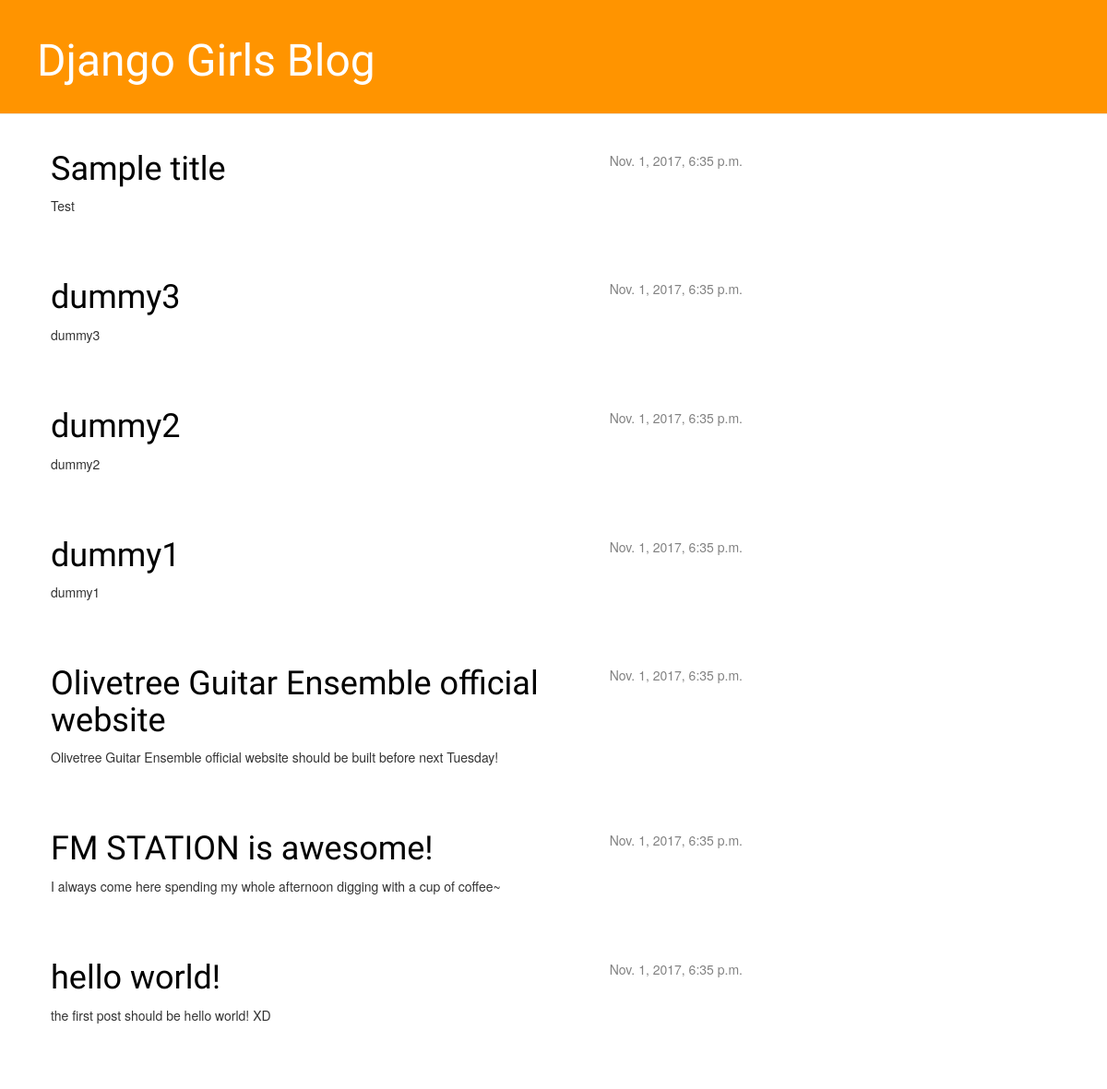
Before: / with the older database file.
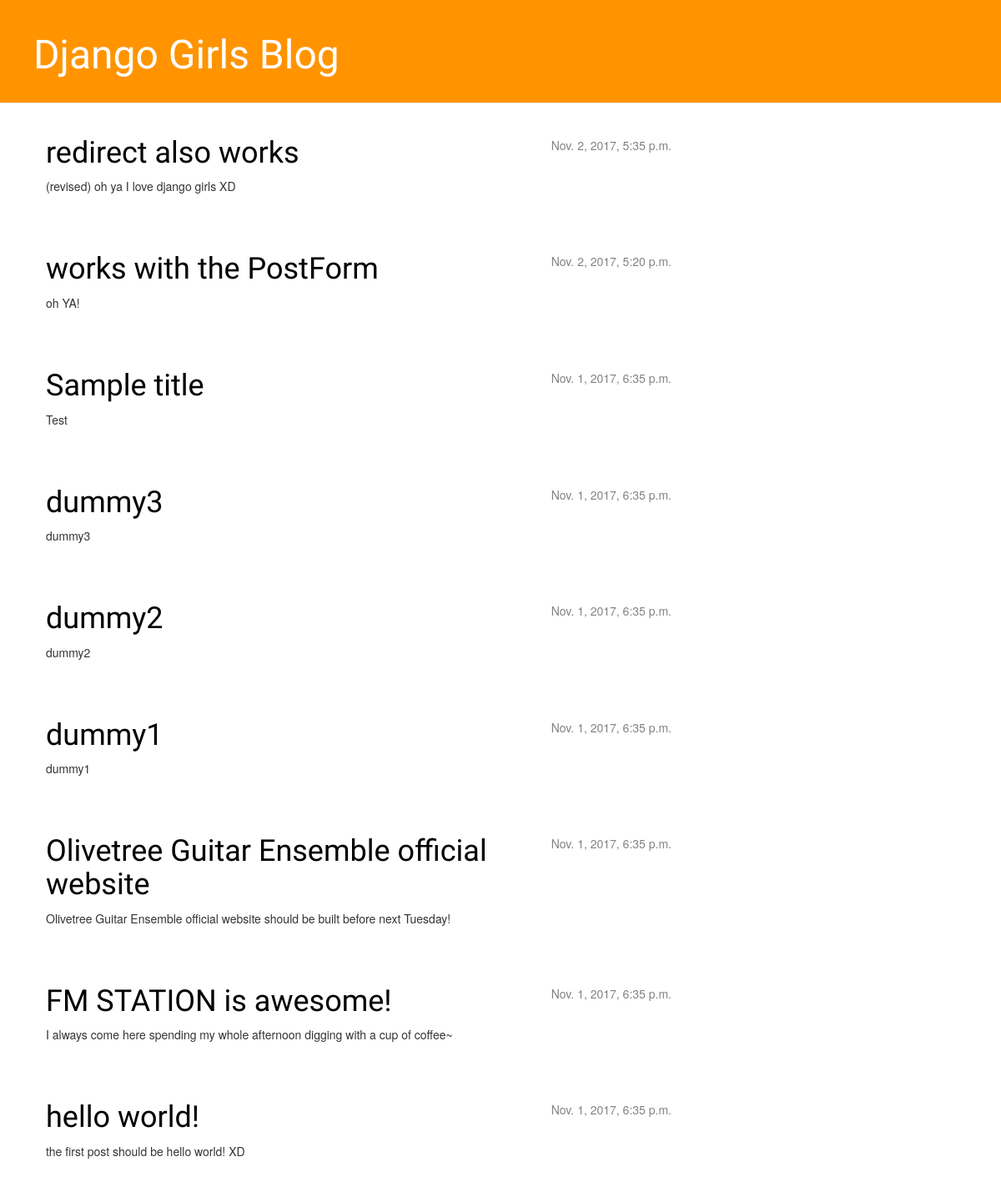
After: the same page with the newer database file.
### blog/views.py (the view)
# urls.py: url(r'^$', views.post_list, name='post_list'),
def post_list(request):
    posts = Post.objects.filter(published_date__lte=timezone.now())\
        .order_by('-published_date')
    return render(request, 'blog/post_list.html', {'posts': posts})

### blog/templates/blog/post_list.html
{% extends 'blog/base.html' %}
{% block content %}
		{% for post in posts %}
				<div class="post">
						<div class="date">
								{{ post.published_date }}
						</div>
            <h1><a href="{% url 'post_detail' pk=post.pk %}">{{ post.title }}</a></h1>
						<p>{{ post.text|linebreaksbr }}</p>
				</div>
		{% endfor %}
{% endblock %}

### blog/templates/blog/base.html (shortened to what this page needs)
{% load staticfiles %}
<html>
    <head>
        <link rel="stylesheet" href="//maxcdn.bootstrapcdn.com/bootstrap/3.2.0/css/bootstrap.min.css">
        <link rel="stylesheet" href="//maxcdn.bootstrapcdn.com/bootstrap/3.2.0/css/bootstrap-theme.min.css">
        <link rel="stylesheet" href="{% static 'css/blog.css' %}">
    </head>
    <body>
        <div class="page-header">
            <h1><a href="/">Django Girls Blog</a></h1>
        </div>
        <div class="content container">
            <div class="row">
                <div class="col-md-8">
                {% block content %}
                {% endblock %}
                </div>
            </div>
        </div>
    </body>
</html>

### blog/static/css/blog.css (style rules this page uses)
.page-header { background-color: #ff9400; margin-top: 0; padding: 20px 20px 20px 40px; }
.page-header h1, .page-header h1 a, .page-header h1 a:visited, .page-header h1 a:active { color: #ffffff; font-size: 36pt; text-decoration: none; }
.content { margin-left: 40px; }
h1, h2, h3, h4 { font-family: 'Lobster', cursive; }
.date { float: right; color: #828282; }
.post { margin-bottom: 70px; }
.post h1 a, .post h1 a:visited { color: #000000; }

Changed rows visible on the page:
added Post: published_date "Nov. 2, 2017, 5:35 p.m.", title "redirect also works", text "(revised) oh ya I love django girls XD"
added Post: published_date "Nov. 2, 2017, 5:20 p.m.", title "works with the PostForm", text "oh YA!"
